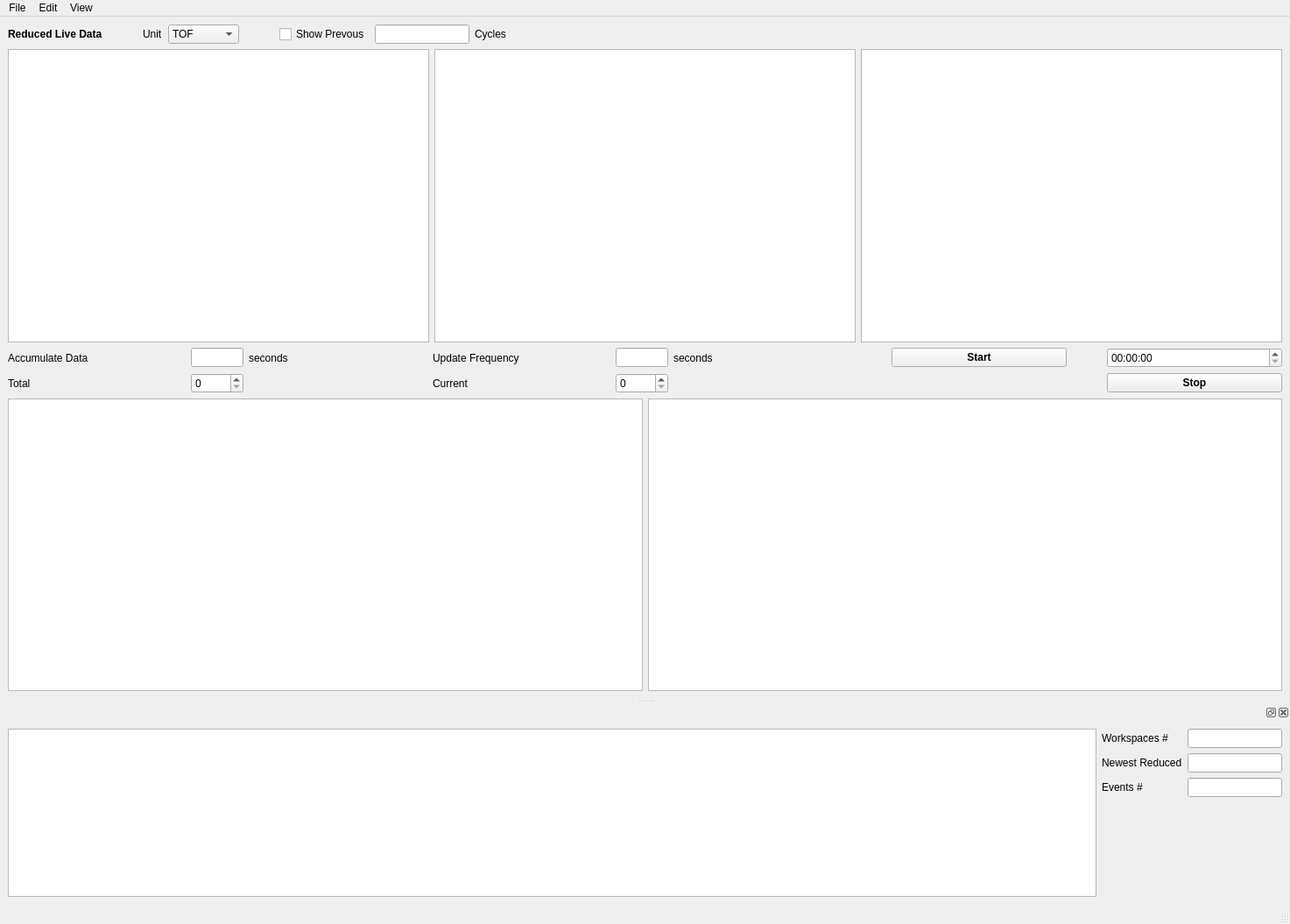
<?xml version="1.0" encoding="UTF-8"?>
<ui version="4.0">
 <class>MainWindow</class>
 <widget class="QMainWindow" name="MainWindow">
  <property name="geometry">
   <rect>
    <x>0</x>
    <y>0</y>
    <width>1473</width>
    <height>1055</height>
   </rect>
  </property>
  <property name="windowTitle">
   <string>MainWindow</string>
  </property>
  <widget class="QWidget" name="centralwidget">
   <layout class="QVBoxLayout" name="verticalLayout">
    <item>
     <layout class="QHBoxLayout" name="horizontalLayout_4">
      <item>
       <widget class="QLabel" name="label_6">
        <property name="font">
         <font>
          <weight>75</weight>
          <bold>true</bold>
         </font>
        </property>
        <property name="text">
         <string>Reduced Live Data</string>
        </property>
       </widget>
      </item>
      <item>
       <spacer name="horizontalSpacer_4">
        <property name="orientation">
         <enum>Qt::Horizontal</enum>
        </property>
        <property name="sizeType">
         <enum>QSizePolicy::Ignored</enum>
        </property>
        <property name="sizeHint" stdset="0">
         <size>
          <width>40</width>
          <height>20</height>
         </size>
        </property>
       </spacer>
      </item>
      <item>
       <widget class="QLabel" name="label_5">
        <property name="text">
         <string>Unit</string>
        </property>
       </widget>
      </item>
      <item>
       <widget class="QComboBox" name="comboBox_currUnits">
        <item>
         <property name="text">
          <string>TOF</string>
         </property>
        </item>
        <item>
         <property name="text">
          <string>dSpacing</string>
         </property>
        </item>
       </widget>
      </item>
      <item>
       <spacer name="horizontalSpacer_6">
        <property name="orientation">
         <enum>Qt::Horizontal</enum>
        </property>
        <property name="sizeType">
         <enum>QSizePolicy::Preferred</enum>
        </property>
        <property name="sizeHint" stdset="0">
         <size>
          <width>40</width>
          <height>20</height>
         </size>
        </property>
       </spacer>
      </item>
      <item>
       <widget class="QCheckBox" name="checkBox_showPrevReduced">
        <property name="text">
         <string>Show Prevous</string>
        </property>
       </widget>
      </item>
      <item>
       <widget class="QLineEdit" name="lineEdit_showPrevNCycles">
        <property name="sizePolicy">
         <sizepolicy hsizetype="Preferred" vsizetype="Fixed">
          <horstretch>0</horstretch>
          <verstretch>0</verstretch>
         </sizepolicy>
        </property>
       </widget>
      </item>
      <item>
       <widget class="QLabel" name="label_12">
        <property name="text">
         <string>Cycles</string>
        </property>
       </widget>
      </item>
      <item>
       <spacer name="horizontalSpacer_5">
        <property name="orientation">
         <enum>Qt::Horizontal</enum>
        </property>
        <property name="sizeType">
         <enum>QSizePolicy::Expanding</enum>
        </property>
        <property name="sizeHint" stdset="0">
         <size>
          <width>40</width>
          <height>20</height>
         </size>
        </property>
       </spacer>
      </item>
     </layout>
    </item>
    <item>
     <layout class="QHBoxLayout" name="horizontalLayout">
      <item>
       <widget class="SingleBankView" name="graphicsView_currentViewB1"/>
      </item>
      <item>
       <widget class="SingleBankView" name="graphicsView_currentViewB2"/>
      </item>
      <item>
       <widget class="SingleBankView" name="graphicsView_currentViewB3"/>
      </item>
     </layout>
    </item>
    <item>
     <layout class="QGridLayout" name="gridLayout_5">
      <item row="1" column="4">
       <widget class="QLabel" name="label">
        <property name="text">
         <string>Current</string>
        </property>
       </widget>
      </item>
      <item row="0" column="1">
       <widget class="QLineEdit" name="lineEdit_collectionPeriod">
        <property name="sizePolicy">
         <sizepolicy hsizetype="Preferred" vsizetype="Fixed">
          <horstretch>0</horstretch>
          <verstretch>0</verstretch>
         </sizepolicy>
        </property>
        <property name="maximumSize">
         <size>
          <width>60</width>
          <height>16777215</height>
         </size>
        </property>
       </widget>
      </item>
      <item row="0" column="0">
       <widget class="QLabel" name="label_3">
        <property name="text">
         <string>Accumulate Data</string>
        </property>
       </widget>
      </item>
      <item row="1" column="0">
       <widget class="QLabel" name="label_2">
        <property name="text">
         <string>Total</string>
        </property>
       </widget>
      </item>
      <item row="0" column="4">
       <widget class="QLabel" name="label_7">
        <property name="text">
         <string>Update Frequency</string>
        </property>
       </widget>
      </item>
      <item row="0" column="5">
       <widget class="QLineEdit" name="lineEdit_updateFreq">
        <property name="sizePolicy">
         <sizepolicy hsizetype="Preferred" vsizetype="Fixed">
          <horstretch>0</horstretch>
          <verstretch>0</verstretch>
         </sizepolicy>
        </property>
        <property name="maximumSize">
         <size>
          <width>60</width>
          <height>16777215</height>
         </size>
        </property>
       </widget>
      </item>
      <item row="0" column="6">
       <widget class="QLabel" name="label_4">
        <property name="text">
         <string>seconds</string>
        </property>
       </widget>
      </item>
      <item row="0" column="9">
       <spacer name="horizontalSpacer_2">
        <property name="orientation">
         <enum>Qt::Horizontal</enum>
        </property>
        <property name="sizeType">
         <enum>QSizePolicy::Preferred</enum>
        </property>
        <property name="sizeHint" stdset="0">
         <size>
          <width>40</width>
          <height>20</height>
         </size>
        </property>
       </spacer>
      </item>
      <item row="1" column="10">
       <widget class="QPushButton" name="pushButton_stopLiveReduction">
        <property name="sizePolicy">
         <sizepolicy hsizetype="Preferred" vsizetype="Fixed">
          <horstretch>0</horstretch>
          <verstretch>0</verstretch>
         </sizepolicy>
        </property>
        <property name="maximumSize">
         <size>
          <width>200</width>
          <height>16777215</height>
         </size>
        </property>
        <property name="font">
         <font>
          <weight>75</weight>
          <bold>true</bold>
         </font>
        </property>
        <property name="text">
         <string>Stop</string>
        </property>
       </widget>
      </item>
      <item row="1" column="1">
       <widget class="QSpinBox" name="spinBox_totalIndex">
        <property name="sizePolicy">
         <sizepolicy hsizetype="Preferred" vsizetype="Fixed">
          <horstretch>0</horstretch>
          <verstretch>0</verstretch>
         </sizepolicy>
        </property>
        <property name="maximumSize">
         <size>
          <width>60</width>
          <height>16777215</height>
         </size>
        </property>
        <property name="maximum">
         <number>9999999</number>
        </property>
       </widget>
      </item>
      <item row="1" column="5">
       <widget class="QSpinBox" name="spinBox_currentIndex">
        <property name="sizePolicy">
         <sizepolicy hsizetype="Preferred" vsizetype="Fixed">
          <horstretch>0</horstretch>
          <verstretch>0</verstretch>
         </sizepolicy>
        </property>
        <property name="maximumSize">
         <size>
          <width>60</width>
          <height>16777215</height>
         </size>
        </property>
        <property name="maximum">
         <number>99999</number>
        </property>
       </widget>
      </item>
      <item row="0" column="8">
       <widget class="QPushButton" name="pushButton_startLiveReduction">
        <property name="sizePolicy">
         <sizepolicy hsizetype="Preferred" vsizetype="Fixed">
          <horstretch>0</horstretch>
          <verstretch>0</verstretch>
         </sizepolicy>
        </property>
        <property name="maximumSize">
         <size>
          <width>200</width>
          <height>16777215</height>
         </size>
        </property>
        <property name="font">
         <font>
          <weight>75</weight>
          <bold>true</bold>
         </font>
        </property>
        <property name="text">
         <string>Start</string>
        </property>
       </widget>
      </item>
      <item row="0" column="7">
       <spacer name="horizontalSpacer">
        <property name="orientation">
         <enum>Qt::Horizontal</enum>
        </property>
        <property name="sizeType">
         <enum>QSizePolicy::Preferred</enum>
        </property>
        <property name="sizeHint" stdset="0">
         <size>
          <width>40</width>
          <height>20</height>
         </size>
        </property>
       </spacer>
      </item>
      <item row="0" column="2">
       <widget class="QLabel" name="label_8">
        <property name="text">
         <string>seconds</string>
        </property>
       </widget>
      </item>
      <item row="0" column="10">
       <widget class="QTimeEdit" name="timeEdit_collectTime"/>
      </item>
     </layout>
    </item>
    <item>
     <layout class="QHBoxLayout" name="horizontalLayout_3">
      <item>
       <widget class="MplGraphicsView2D" name="graphicsView_2D"/>
      </item>
      <item>
       <widget class="MplGraphicsView" name="graphicsView_comparison"/>
      </item>
     </layout>
    </item>
   </layout>
  </widget>
  <widget class="QMenuBar" name="menubar">
   <property name="geometry">
    <rect>
     <x>0</x>
     <y>0</y>
     <width>1473</width>
     <height>25</height>
    </rect>
   </property>
   <widget class="QMenu" name="menuFile">
    <property name="title">
     <string>File</string>
    </property>
    <addaction name="actionQuit"/>
   </widget>
   <widget class="QMenu" name="menuView">
    <property name="title">
     <string>View</string>
    </property>
    <addaction name="actionIPython_Console"/>
    <addaction name="actionControl_Panel"/>
   </widget>
   <widget class="QMenu" name="menuEdit">
    <property name="title">
     <string>Edit</string>
    </property>
    <addaction name="actionClear_Logs"/>
   </widget>
   <addaction name="menuFile"/>
   <addaction name="menuEdit"/>
   <addaction name="menuView"/>
  </widget>
  <widget class="QStatusBar" name="statusbar"/>
  <widget class="QDockWidget" name="dockWidget">
   <attribute name="dockWidgetArea">
    <number>8</number>
   </attribute>
   <widget class="QWidget" name="dockWidgetContents">
    <layout class="QGridLayout" name="gridLayout_2">
     <item row="0" column="0">
      <widget class="QPlainTextEdit" name="plainTextEdit_Log">
       <property name="maximumSize">
        <size>
         <width>16777215</width>
         <height>16777215</height>
        </size>
       </property>
      </widget>
     </item>
     <item row="0" column="1">
      <layout class="QGridLayout" name="gridLayout_3">
       <item row="1" column="1">
        <widget class="QLineEdit" name="lineEdit_newestReducedWorkspace">
         <property name="sizePolicy">
          <sizepolicy hsizetype="Preferred" vsizetype="Fixed">
           <horstretch>0</horstretch>
           <verstretch>0</verstretch>
          </sizepolicy>
         </property>
        </widget>
       </item>
       <item row="2" column="0">
        <widget class="QLabel" name="label_11">
         <property name="toolTip">
          <string>&lt;html&gt;&lt;head/&gt;&lt;body&gt;&lt;p&gt;Number of events in the newest reduced workspace&lt;/p&gt;&lt;/body&gt;&lt;/html&gt;</string>
         </property>
         <property name="text">
          <string>Events #</string>
         </property>
        </widget>
       </item>
       <item row="2" column="1">
        <widget class="QLineEdit" name="lineEdit_numberEventsNewsReduced">
         <property name="sizePolicy">
          <sizepolicy hsizetype="Preferred" vsizetype="Fixed">
           <horstretch>0</horstretch>
           <verstretch>0</verstretch>
          </sizepolicy>
         </property>
        </widget>
       </item>
       <item row="0" column="0">
        <widget class="QLabel" name="label_9">
         <property name="toolTip">
          <string>&lt;html&gt;&lt;head/&gt;&lt;body&gt;&lt;p&gt;Number of workspaces that are in memory (i.e., Mantid's ADS)&lt;/p&gt;&lt;/body&gt;&lt;/html&gt;</string>
         </property>
         <property name="text">
          <string>Workspaces #</string>
         </property>
        </widget>
       </item>
       <item row="1" column="0">
        <widget class="QLabel" name="label_10">
         <property name="toolTip">
          <string>&lt;html&gt;&lt;head/&gt;&lt;body&gt;&lt;p&gt;Name of the newest reduced workspace&lt;/p&gt;&lt;/body&gt;&lt;/html&gt;</string>
         </property>
         <property name="text">
          <string>Newest Reduced</string>
         </property>
        </widget>
       </item>
       <item row="0" column="1">
        <widget class="QLineEdit" name="lineEdit_numberWorkspaces">
         <property name="sizePolicy">
          <sizepolicy hsizetype="Preferred" vsizetype="Fixed">
           <horstretch>0</horstretch>
           <verstretch>0</verstretch>
          </sizepolicy>
         </property>
        </widget>
       </item>
       <item row="3" column="1">
        <spacer name="verticalSpacer">
         <property name="orientation">
          <enum>Qt::Vertical</enum>
         </property>
         <property name="sizeHint" stdset="0">
          <size>
           <width>20</width>
           <height>40</height>
          </size>
         </property>
        </spacer>
       </item>
      </layout>
     </item>
    </layout>
   </widget>
  </widget>
  <action name="actionQuit">
   <property name="text">
    <string>Quit</string>
   </property>
  </action>
  <action name="actionIPython_Console">
   <property name="text">
    <string>IPython Console</string>
   </property>
  </action>
  <action name="actionControl_Panel">
   <property name="text">
    <string>Control Panel</string>
   </property>
  </action>
  <action name="actionClear_Logs">
   <property name="text">
    <string>Clear Logs</string>
   </property>
  </action>
 </widget>
 <customwidgets>
  <customwidget>
   <class>MplGraphicsView</class>
   <extends>QGraphicsView</extends>
   <header>mplgraphicsview.h</header>
  </customwidget>
  <customwidget>
   <class>MplGraphicsView2D</class>
   <extends>QGraphicsView</extends>
   <header>mplgraphicsview2d.h</header>
  </customwidget>
  <customwidget>
   <class>SingleBankView</class>
   <extends>QGraphicsView</extends>
   <header>livedatagraphicswidgets.h</header>
  </customwidget>
 </customwidgets>
 <resources/>
 <connections/>
</ui>
